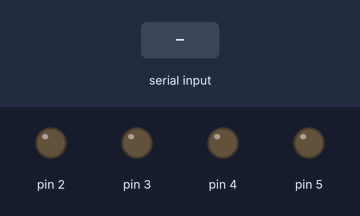
The sketch below on a simulated Arduino Uno, built with avr-gcc and run on an emulated ATmega328P. Parts: output pins drawn as LEDs (lit = HIGH). The inputs (shaded band) are chosen by the test bench.

Above: at 1.2 s.
1.3 s: "led1\n" received over Serial
At 1.6 s:
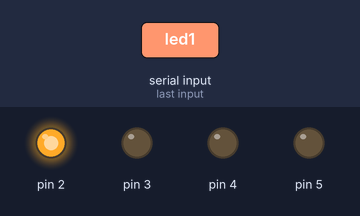
2.8 s: "led2\n" received over Serial
At 3.9 s:
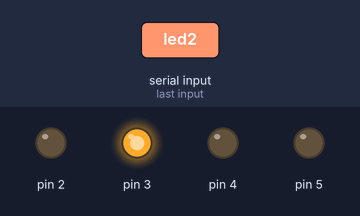
4.3 s: "led3\n" received over Serial
At 5.1 s:
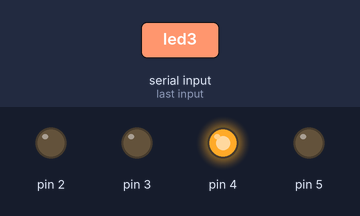
5.8 s: "led4\n" received over Serial
At 6.2 s:
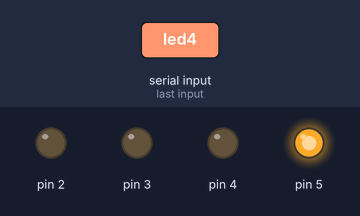
7.3 s: "on\n" received over Serial
At 8.5 s:
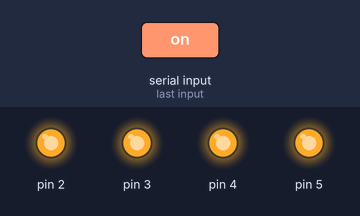
Timing chart, 0 to 9.8 s (numbered marks = the images above; inputs shaded):
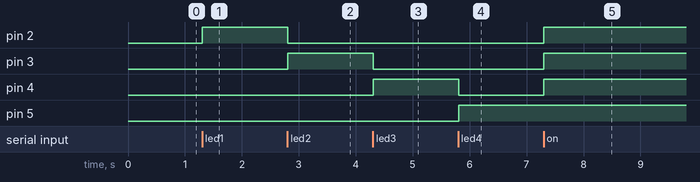

Measured:
- after the input at 1.3 s, pin 2: LOW → HIGH at once
- after the input at 2.8 s, pin 2: HIGH → LOW at once; pin 3: LOW → HIGH at once
- after the input at 4.3 s, pin 3: HIGH → LOW at once; pin 4: LOW → HIGH at once
- after the input at 5.8 s, pin 4: HIGH → LOW at once; pin 5: LOW → HIGH at once
- after the input at 7.3 s, pin 2–4: LOW → HIGH at once

The sketch:

LED_System.ino
```cpp
void setup() {
  Serial.begin(9600);
  pinMode(2, OUTPUT);
  pinMode(3, OUTPUT);
  pinMode(4, OUTPUT);
  pinMode(5, OUTPUT);
}

void loop() {
  if (Serial.available()) {
    String command = Serial.readStringUntil('\n');

    digitalWrite(2, LOW);
    digitalWrite(3, LOW);
    digitalWrite(4, LOW);
    digitalWrite(5, LOW);

    if (command == "led1") {
      digitalWrite(2, HIGH);
    } else if (command == "led2") {
      digitalWrite(3, HIGH);
    } else if (command == "led3") {
      digitalWrite(4, HIGH);
    } else if (command == "led4") {
      digitalWrite(5, HIGH);
    } else if (command == "on") {
      digitalWrite(2, HIGH);
      digitalWrite(3, HIGH);
      digitalWrite(4, HIGH);
      digitalWrite(5, HIGH);
    }

  }
}
```
